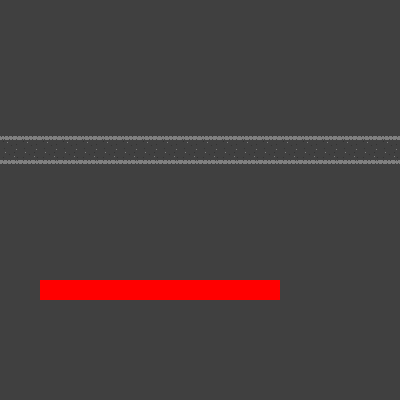

Below is a game level as drawn by its tile map, then a one-line description and the .tmx that defines it (tile-layer data replaced by summaries):
An orthogonal 20x20 tile map with 20x20 px tiles, 2 tile layers (Map, terdfg), 1 hidden layer not drawn.

<map version="1.0" orientation="orthogonal" width="20" height="20" tilewidth="20" tileheight="20">
 <tileset firstgid="1" name="spritesheet" tilewidth="20" tileheight="20">
  <image source="spritesheet.png" width="80" height="80" />
 </tileset>
 <layer name="Hidden" width="20" height="20" visible="0">
  <data>[400 cells, 20 non-empty, 3 distinct tile ids]</data>
 </layer>
 <layer name="Map" width="20" height="20">
  <data>[400 cells, 400 non-empty, 4 distinct tile ids]</data>
 </layer>
 <layer name="terdfg" width="20" height="20">
  <data>[400 cells, 12 non-empty, 1 distinct tile ids]</data>
 </layer>
</map>